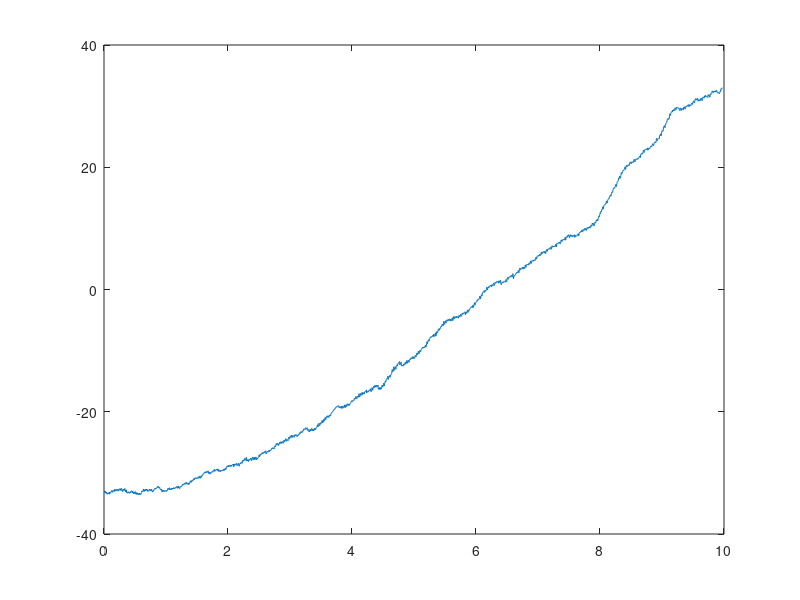

Recreate this plot in MATLAB.
Spill1 = importdata('dronefdp2.txt');
velPitch =  Spill1(:,1);
angPitch =  Spill1(:,2);
t = 0.004: 1/250 : length(velPitch)/250
plot(t,velPitch)
plot(t,angPitch)